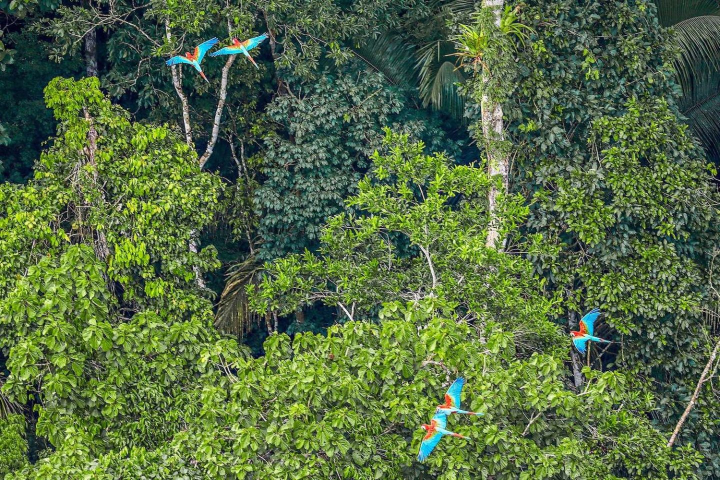
#> input picture Image Completion and hole filling/Input/im03.jpg, 1440 x 960 px, found by its file name (shown at 1/2 size)
$ python q3.py
#> lines starting #> are read from the running program, lines starting #| are printed output that depends on the picture
import cv2 as cv
import numpy as np
import random
import matplotlib.pyplot as plt


def combineVerticalOverlaps(overlap1,new_overlap):
    mask=verticalMinimumCostPath(np.copy(overlap1),np.copy(new_overlap),1,0)
    full_one_matrix=np.ones_like(overlap1)
    result=mask*overlap1
    result=result+(full_one_matrix-mask)*new_overlap
    return result

def combineHorizantalOverlaps(overlap1,new_overlap):
    mask=horizantalMinimumCostPath(np.copy(overlap1),np.copy(new_overlap),1,0)
    full_one_matrix=np.ones_like(overlap1)
    result=mask*overlap1
    result=result+(full_one_matrix-mask)*new_overlap
    return result

def horizantalMinimumCostPath(overlap1,new_overlap,up,down):
    diff=np.zeros_like(overlap1,dtype='float64')
    diff=(overlap1-new_overlap)**2
    diff=np.sum(diff,axis=2)
    move_matrix=np.zeros_like(diff,dtype='int32')
    cost_matrix=np.zeros_like(diff,dtype='float64')

    for j in range(diff.shape[1]):
        for i in range(diff.shape[0]):
            if j==0:
                cost_matrix[i,j]=diff[i,j]
                move_matrix[i,j]=0
            else:
                cost=[]
                move=[]
                if i>0:
                    cost.append(int(diff[i,j])+int(cost_matrix[i-1,j-1]))
                    move.append(-1) #up
                cost.append(int(diff[i,j])+int(cost_matrix[i,j-1]))
                move.append(0) #same row
                if i<(diff.shape[0]-1):
                    cost.append(int(diff[i,j])+int(cost_matrix[i+1,j-1]))
                    move.append(1) #down
                min_cost=min(cost)
                min_move=move[cost.index(min_cost)]
                cost_matrix[i,j]=min_cost
                move_matrix[i,j]=min_move

        mask=np.ones((diff.shape[0],diff.shape[1],3))
        mask=mask*down
        min_index=np.argmin(cost_matrix[:,diff.shape[1]-1])
        mask[:min_index+1,diff.shape[1]-1]=up
        for j in range(diff.shape[1]-2,-1,-1):
            min_index=min_index+move_matrix[min_index,j+1]
            mask[:min_index+1,j,:]=up

        return mask


def verticalMinimumCostPath(overlap1,new_overlap,left,right):
    diff=np.zeros_like(overlap1,dtype='float64')
    diff=(overlap1-new_overlap)**2
    diff=np.sum(diff,axis=2)
    move_matrix=np.zeros_like(diff,dtype='int32')
    cost_matrix=np.zeros_like(diff,dtype='float64')
    for i in range(diff.shape[0]):
        for j in range(diff.shape[1]):
            if i==0:
                cost_matrix[i,j]=diff[i,j]
                move_matrix[i,j]=0
            else:
                cost=[]
                move=[]
                if j<(diff.shape[1]-1):
                    cost.append(int(diff[i,j])+int(cost_matrix[i-1,j+1]))
                    move.append(1) #right
                cost.append(int(diff[i,j])+int(cost_matrix[i-1,j]))
                move.append(0) #same col
                if j>0:
                    cost.append(int(diff[i,j])+int(cost_matrix[i-1,j-1]))
                    move.append(-1) #left

                min_cost=min(cost)
                min_move=move[cost.index(min_cost)]
                cost_matrix[i,j]=min_cost
                move_matrix[i,j]=min_move


    mask=np.ones((diff.shape[0],diff.shape[1],3))
    mask=mask*right
    min_index=np.argmin(cost_matrix[diff.shape[0]-1,:])
    mask[diff.shape[0]-1,:min_index+1,:]=left
    for i in range(diff.shape[0]-2,-1,-1):
        min_index=min_index+move_matrix[i+1,min_index]
        mask[i,:min_index+1,:]=left

    return mask

def matchOverlap(image,template,mask):
    match=cv.matchTemplate(image,template,method=cv.TM_CCOEFF_NORMED,mask=mask)

    x_index=[]
    y_index=[]
    match_rate=[]
    for i in range(10):
        min_value, max_value, min_loc, max_loc = cv.minMaxLoc(match)
        x = max_loc[0]
        x_index.append(x)
        match_rate.append(max_value)
        y = max_loc[1]
        y_index.append(y)
        match[y, x] = 0
    randomIndex=random.randint(0,len(x_index)-1)
    return y_index[randomIndex],x_index[randomIndex],match_rate[randomIndex]

def complete_rest_of_image(image,texture1,texture2,i,j,patch_size,overlap_size):
    vertical_overlap=np.copy(image[i:i+patch_size,j:j+overlap_size,:])
    horizantal_overlap=np.copy(image[i:i+overlap_size,j:j+patch_size,:])
    mask=np.zeros((patch_size,patch_size),dtype='uint8')
    mask[:,:overlap_size]=1
    mask[:overlap_size,:]=1


    x1,y1,rate1=matchOverlap(np.copy(texture1),np.copy(image[i:i+patch_size,j:j+patch_size,:]),mask)
    x2,y2,rate2=matchOverlap(np.copy(texture2),np.copy(image[i:i+patch_size,j:j+patch_size,:]),mask)
    if rate1>rate2:
        texture=texture1
        x=x1
        y=y1
    else:
        texture=texture2
        x=x2
        y=y2
    new_vertical_overlap=np.copy(texture[x:x+patch_size,y:y+overlap_size,:])
    new_horizantal_overlap=np.copy(texture[x:x+overlap_size,y:y+patch_size,:])
    vertical_mask=verticalMinimumCostPath(vertical_overlap,new_vertical_overlap,-1,1)
    horizantal_mask=horizantalMinimumCostPath(horizantal_overlap,new_horizantal_overlap,-1,1)
    g=np.ones((patch_size,patch_size,3))
    g[:overlap_size,:,:]=horizantal_mask
    g[:,:overlap_size,:]=g[:,:overlap_size,:]+vertical_mask
    new_mask = np.where(g<=0, 1, 0)
    full_one=np.ones((patch_size,patch_size,3))
    current_patch=np.copy(texture[x:x+patch_size,y:y+patch_size,:])
    before=np.copy(image[i:i+patch_size,j:j+patch_size,:])
    current_patch=before*new_mask+(full_one-new_mask)*current_patch
    return current_patch


def image_completion(image,top_left,bottom_right,patch_size,overlap_size,texture1,texture2):
    cropped_image=image[top_left[0]-patch_size:bottom_right[0],top_left[1]-patch_size:bottom_right[1]]
    height=cropped_image.shape[0]
    width=cropped_image.shape[1]
    for i in range(patch_size-overlap_size,height-patch_size+1,patch_size-overlap_size):
        for j in range(patch_size-overlap_size,width-patch_size+1,patch_size-overlap_size):
            current_patch=np.zeros((patch_size,patch_size,3),dtype='uint8')
            current_patch=complete_rest_of_image(cropped_image,texture1,texture2,i,j,patch_size,overlap_size)
            cropped_image[i:i+patch_size,j:j+patch_size,:]=current_patch

    return cropped_image


def reBuildRight(image,top_left,bottom_right,patch_size,overlap_size,texture1,texture2):
    cropped_image=image[top_left[0]-overlap_size:bottom_right[0],top_left[1]:bottom_right[1]+overlap_size,:]
    height=cropped_image.shape[0]
    width=cropped_image.shape[1]
    j=width-patch_size
    for i in range(0,height-patch_size+1,patch_size):
        before=np.copy(cropped_image[i:i+patch_size,j:j+patch_size,:])
        mask=np.ones((patch_size,patch_size),dtype='uint8')
        x1,y1,rate1=matchOverlap(np.copy(texture1),np.copy(cropped_image[i:i+patch_size,j:j+patch_size,:]),mask)
        x2,y2,rate2=matchOverlap(np.copy(texture2),np.copy(cropped_image[i:i+patch_size,j:j+patch_size,:]),mask)
        if rate1>rate2:
            texture=texture1
            x=x1
            y=y1
        else:
            texture=texture2
            x=x2
            y=y2

        current_patch=np.copy(texture[x:x+patch_size,y:y+patch_size,:])
        vertical_mask=verticalMinimumCostPath(before,current_patch,-1,1)
        horizantal_mask=horizantalMinimumCostPath(before,current_patch,-1,1)
        new_mask=vertical_mask+horizantal_mask
        new_mask=np.where(new_mask<=0,0,1)
        full_one=np.ones((patch_size,patch_size,3))
        current_patch=before*new_mask+(full_one-new_mask)*current_patch
        vertical_overlap=np.copy(current_patch[:,:overlap_size,:])
        before_vertical_overlap=np.copy(cropped_image[i:i+patch_size,j-overlap_size:j,:])
        mixed_vertical_overlap=combineVerticalOverlaps(before_vertical_overlap,vertical_overlap)
        current_patch[:,:overlap_size,:]=mixed_vertical_overlap
        if i>0:
            horizantal_overlp=np.copy(current_patch[:overlap_size,:,:])
            before_horizantal_overlap=np.copy(cropped_image[i-overlap_size:i,j:j+patch_size,:])
            mixed_horizantal_overlap=combineHorizantalOverlaps(before_horizantal_overlap,horizantal_overlp)
            current_patch[:overlap_size,:,:]=mixed_horizantal_overlap

        cropped_image[i:i+patch_size,j:j+patch_size,:]=current_patch
    return cropped_image

def reBuildDown(image,top_left,bottom_right,patch_size,overlap_size,texture1,texture2):
    cropped_image=image[top_left[0]:bottom_right[0]+overlap_size,top_left[1]-overlap_size:bottom_right[1],:]
    height=cropped_image.shape[0]
    width=cropped_image.shape[1]
    i=height-patch_size
    for j in range(0,width-patch_size+1,patch_size):
        before=np.copy(cropped_image[i:i+patch_size,j:j+patch_size])
        mask=np.ones((patch_size,patch_size),dtype='uint8')
        x1,y1,rate1=matchOverlap(np.copy(texture1),np.copy(cropped_image[i:i+patch_size,j:j+patch_size,:]),mask)
        x2,y2,rate2=matchOverlap(np.copy(texture2),np.copy(cropped_image[i:i+patch_size,j:j+patch_size,:]),mask)
        if rate1>rate2:
            texture=texture1
            x=x1
            y=y1
        else:
            texture=texture2
            x=x2
            y=y2
        current_patch=np.copy(texture[x:x+patch_size,y:y+patch_size,:])
        vertical_mask=verticalMinimumCostPath(before,current_patch,-1,1)
        horizantal_mask=horizantalMinimumCostPath(before,current_patch,-1,1)
        new_mask=vertical_mask+horizantal_mask
        new_mask=np.where(new_mask<=0,0,1)
        full_one=np.ones((patch_size,patch_size,3))
        current_patch=before*new_mask+(full_one-new_mask)*current_patch
        if j>0:
            vertical_overlap=np.copy(current_patch[:,:overlap_size,:])
            before_vertical_overlap=np.copy(cropped_image[i:i+patch_size,j-overlap_size:j,:])
            mixed_vertical_overlap=combineVerticalOverlaps(before_vertical_overlap,vertical_overlap)
            current_patch[:,:overlap_size,:]=mixed_vertical_overlap

        horizantal_overlp=np.copy(current_patch[:overlap_size,:,:])
        before_horizantal_overlap=np.copy(cropped_image[i-overlap_size:i,j:j+patch_size,:])
        mixed_horizantal_overlap=combineHorizantalOverlaps(before_horizantal_overlap,horizantal_overlp)
        current_patch[:overlap_size,:,:]=mixed_horizantal_overlap
        cropped_image[i:i+patch_size,j:j+patch_size]=current_patch
    return cropped_image


image=cv.imread('im03.jpg')
#> image is the input picture: shape (960, 1440, 3); mean B, G, R 66.3, 107.4, 85
image[60:210,320:570]=0
image[740:940,800:1000]=0
image[585:720,1110:1245]=0
patch_size=60
overlap_size=10
texture1=image[340:540,755:958]
texture2=image[193:327,561:708]

top_left=(60,320)
bottom_right=(210,570)
fill=image_completion(image,top_left,bottom_right,patch_size,overlap_size,texture2,texture2)
#> the loop in image_completion, `for i in range(patch_size-overlap_size,height-patch_size+1,patch_size-..` made 3 passes
#> image: shape (960, 1440, 3); mean B, G, R 63.2, 102.5, 81.2
image[top_left[0]-patch_size:bottom_right[0],top_left[1]-patch_size:bottom_right[1]]=fill

fill=reBuildRight(image,top_left,bottom_right,patch_size,overlap_size,texture2,texture2)
#> the loop in reBuildRight, `for i in range(0,height-patch_size+1,patch_size):` made 2 passes
#> (x1, y1, rate1, x2, y2, rate2, x, y) on passes 1 to 2: (63, 72, 0.503, 61, 70, 0.503, 61, 70), (73, 52, 0.342, 71, 50, 0.453, 71, 50)
#> after the loop in reBuildRight, `for i in range(0,height-patch_size+1,patch_size):`:
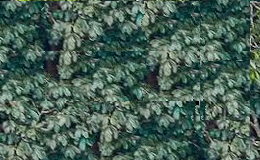
#> cropped_image: shape (160, 260, 3); mean B, G, R 86.7, 97.8, 72.4
#> image: shape (960, 1440, 3); mean B, G, R 63.3, 102.5, 81.2
image[top_left[0]:bottom_right[0],top_left[1]:bottom_right[1]]=fill[overlap_size:,:fill.shape[1]-overlap_size]
fill=reBuildDown(image,top_left,bottom_right,patch_size,overlap_size,texture2,texture2)
#> the loop in reBuildDown, `for j in range(0,width-patch_size+1,patch_size):` made 4 passes
#> (x1, y1, rate1, x2, y2, rate2, x, y) on passes 1 to 4: (17, 15, 0.423, 19, 13, 0.449, 19, 13), (17, 74, 0.505, 19, 72, 0.486, 17, 74), (48, 40, 0.53, 49, 40, 0.705, 49, 40), (27, 51, 0.158, 25, 51, 0.178, 25, 51)
#> pass 1, in matchOverlap (call 35), `match=cv.matchTemplate(image,template,method=cv.TM_CCOEFF_NORMED,mask=..`:
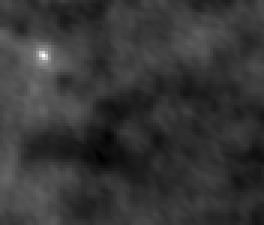
#> match: shape (75, 88) float32 (shown 3 times larger); min -0.218, max 0.801, mean -0.00123; drawn with min black and max white
#> after the loop in reBuildDown, `for j in range(0,width-patch_size+1,patch_size):`:
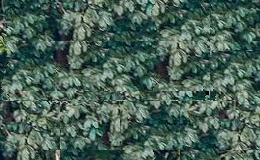
#> cropped_image: shape (160, 260, 3); mean B, G, R 86.7, 97.5, 72.3
#> image: shape (960, 1440, 3); mean B, G, R 63.3, 102.6, 81.2
image[top_left[0]:bottom_right[0],top_left[1]:bottom_right[1]]=fill[:fill.shape[0]-overlap_size,overlap_size:]


patch_size=60
overlap_size=10
top_left=(740,800)
bottom_right=(940,1000)
fill=image_completion(image,top_left,bottom_right,patch_size,overlap_size,texture1,texture1)
#> the loop in image_completion (call 2), `for i in range(patch_size-overlap_size,height-patch_size+1,patch_size-..` made 4 passes
#> pass 1, in matchOverlap (call 43), `match=cv.matchTemplate(image,template,method=cv.TM_CCOEFF_NORMED,mask=..`:
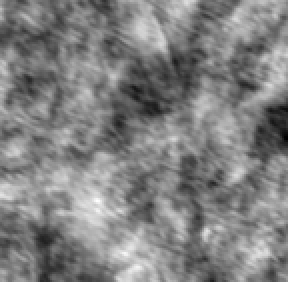
#> match: shape (141, 144) float32 (shown 2 times larger); min -0.315, max 0.315, mean 0.00356; drawn with min black and max white
#> image: shape (960, 1440, 3); mean B, G, R 65.3, 106.2, 84
image[top_left[0]-patch_size:bottom_right[0],top_left[1]-patch_size:bottom_right[1]]=fill
fill=reBuildRight(image,top_left,bottom_right,patch_size,overlap_size,texture1,texture1)
#> call 2 of reBuildRight, with top_left = (740, 800), bottom_right = (940, 1000), patch_size = 60, overlap_size = 10
#> the loop in reBuildRight (call 2), `for i in range(0,height-patch_size+1,patch_size):` made 3 passes
#> (x1, y1, rate1, x2, y2, rate2, x, y) on passes 1 to 3: (117, 53, 0.482, 119, 52, 0.612, 119, 52), (10, 85, 0.531, 11, 85, 0.746, 11, 85), (72, 85, 0.409, 71, 87, 0.444, 71, 87)
#> pass 1, in matchOverlap (call 75), `match=cv.matchTemplate(image,template,method=cv.TM_CCOEFF_NORMED,mask=..`:
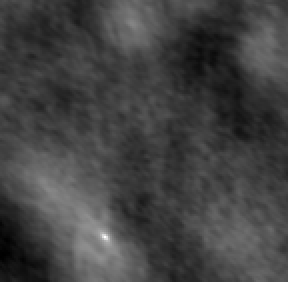
#> match: shape (141, 144) float32 (shown 2 times larger); min -0.26, max 0.775, mean 0.0116; drawn with min black and max white
#> after the loop in reBuildRight (call 2), `for i in range(0,height-patch_size+1,patch_size):`:
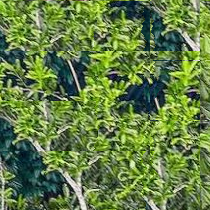
#> cropped_image: shape (210, 210, 3); mean B, G, R 69.8, 126.3, 99.6
#> image: shape (960, 1440, 3); mean B, G, R 65.3, 106.2, 84
image[top_left[0]:bottom_right[0],top_left[1]:bottom_right[1]]=fill[overlap_size:,:fill.shape[1]-overlap_size]
fill=reBuildDown(image,top_left,bottom_right,patch_size,overlap_size,texture1,texture1)
#> call 2 of reBuildDown, with top_left = (740, 800), bottom_right = (940, 1000), patch_size = 60, overlap_size = 10
#> in reBuildDown (call 2), `cropped_image=image[top_left[0]:bottom_right[0]+overlap_size,top_left[..`:
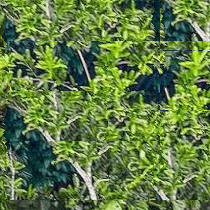
#> cropped_image: shape (210, 210, 3); mean B, G, R 68.9, 123.5, 97.3
#> the loop in reBuildDown (call 2), `for j in range(0,width-patch_size+1,patch_size):` made 3 passes
#> (x1, y1, rate1, x2, y2, rate2, x, y) on passes 1 to 3: (140, 12, 0.578, 140, 11, 0.467, 140, 12), (138, 72, 0.613, 139, 72, 0.611, 138, 72), (139, 132, 0.409, 139, 130, 0.359, 139, 132)
image[top_left[0]:bottom_right[0],top_left[1]:bottom_right[1]]=fill[:fill.shape[0]-overlap_size,overlap_size:]


patch_size=50
overlap_size=5
top_left=(585,1110)
bottom_right=(720,1245)
fill=image_completion(image,top_left,bottom_right,patch_size,overlap_size,texture1,texture1)
image[top_left[0]-patch_size:bottom_right[0],top_left[1]-patch_size:bottom_right[1]]=fill
fill=reBuildRight(image,top_left,bottom_right,patch_size,overlap_size,texture1,texture1)
image[top_left[0]:bottom_right[0],top_left[1]:bottom_right[1]]=fill[overlap_size:,:fill.shape[1]-overlap_size]
fill=reBuildDown(image,top_left,bottom_right,patch_size,overlap_size,texture1,texture1)
image[top_left[0]:bottom_right[0],top_left[1]:bottom_right[1]]=fill[:fill.shape[0]-overlap_size,overlap_size:]

cv.imwrite("res15.jpg",image)


image=cv.imread('im04.jpg')
#> (the run stopped early here; a loop or call above may not have finished)

$ run again, with Convolution/Input/Q5/Pink.jpg copied over Image Completion and hole filling/Input/im03.jpg
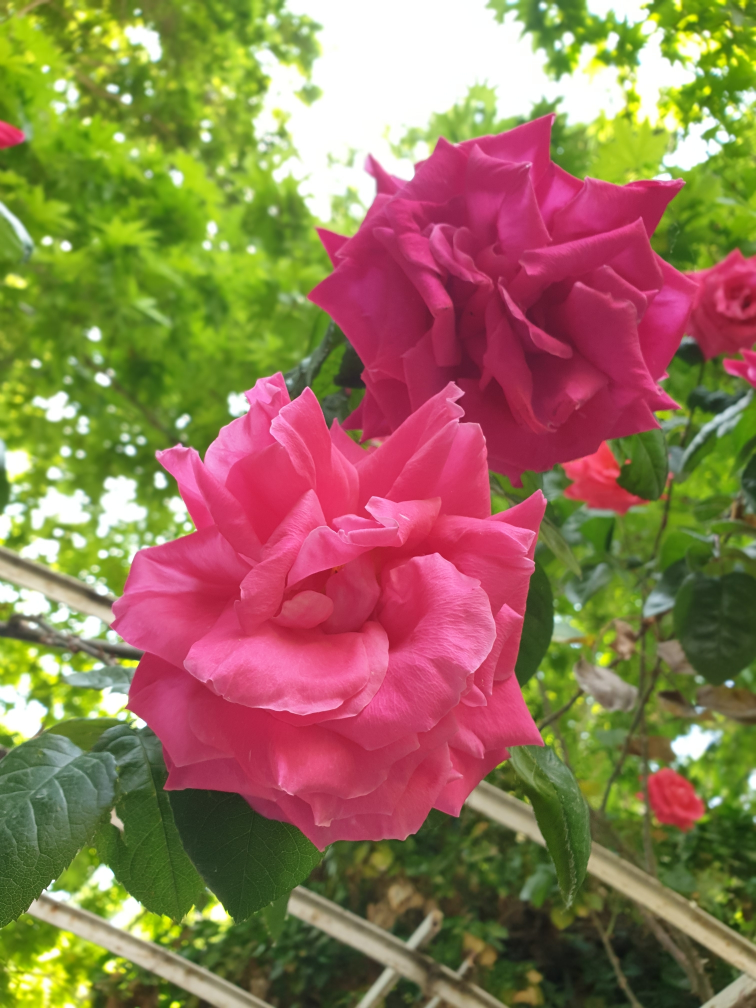
#> input picture Convolution/Input/Q5/Pink.jpg, 1512 x 2016 px, found by its file name (shown at 1/2 size)
#> image is the input picture: shape (2016, 1512, 3); mean B, G, R 85.2, 117.6, 146.5
#> the loop in image_completion, `for i in range(patch_size-overlap_size,height-patch_size+1,patch_size-..` made 3 passes
#> the loop in reBuildRight, `for i in range(0,height-patch_size+1,patch_size):` made 2 passes
#> (x1, y1, rate1, x2, y2, rate2, x, y) on passes 1 to 2: (11, 82, inf, 10, 86, inf, 10, 86), (3, 8, 0.344, 0, 0, 0.474, 0, 0)
#> the loop in reBuildDown, `for j in range(0,width-patch_size+1,patch_size):` made 4 passes
#> (x1, y1, x2, y2, x, y) on passes 1 to 4: (12, 84, 11, 86, 11, 86), (36, 32, 36, 33, 36, 33), (33, 36, 30, 36, 30, 36), (36, 33, 30, 36, 30, 36)
#> the loop in image_completion (call 2), `for i in range(patch_size-overlap_size,height-patch_size+1,patch_size-..` made 4 passes
#> the loop in reBuildRight (call 2), `for i in range(0,height-patch_size+1,patch_size):` made 3 passes
#> (x1, y1, rate1, x2, y2, rate2, x, y) on passes 1 to 3: (88, 128, 0.822, 89, 127, 0.84, 89, 127), (87, 77, 0.783, 88, 77, 0.794, 88, 77), (133, 142, 0.621, 132, 143, 0.623, 132, 143)
#> after the loop in reBuildRight (call 2), `for i in range(0,height-patch_size+1,patch_size):`:
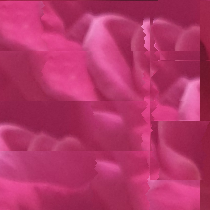
#> cropped_image: shape (210, 210, 3); mean B, G, R 104.3, 53.4, 180.9
#> in reBuildDown (call 2), `cropped_image=image[top_left[0]:bottom_right[0]+overlap_size,top_left[..`:
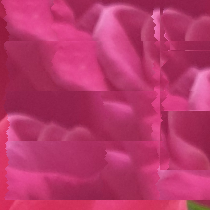
#> cropped_image: shape (210, 210, 3); mean B, G, R 106.2, 55.1, 184.9
#> the loop in reBuildDown (call 2), `for j in range(0,width-patch_size+1,patch_size):` made 3 passes
#> (x1, y1, rate1, x2, y2, rate2, x, y) on passes 1 to 3: (41, 41, 0.715, 40, 43, 0.709, 41, 41), (57, 81, 0.519, 57, 77, 0.518, 57, 81), (113, 22, 0.673, 114, 21, 0.672, 113, 22)
